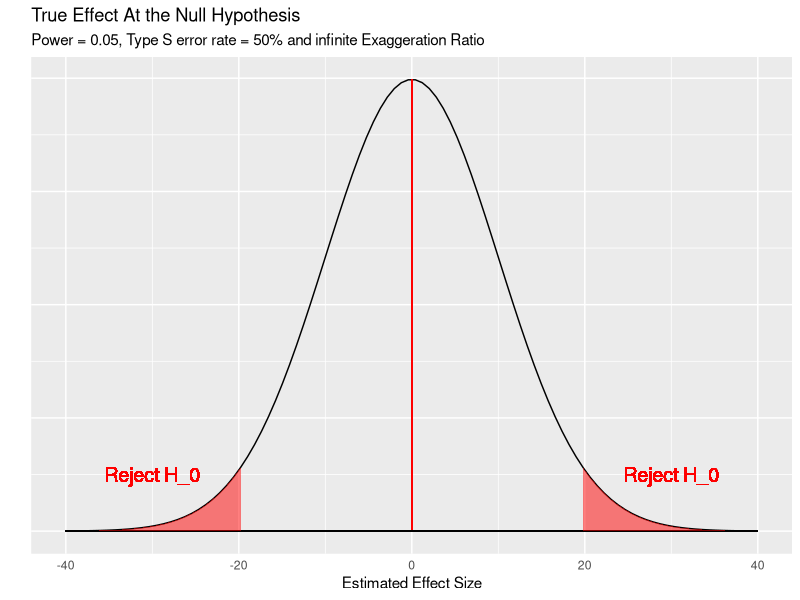
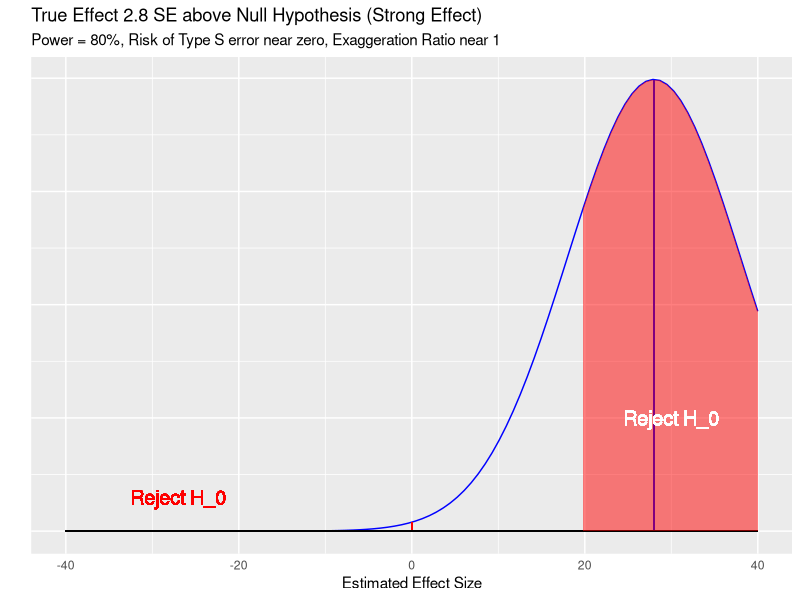
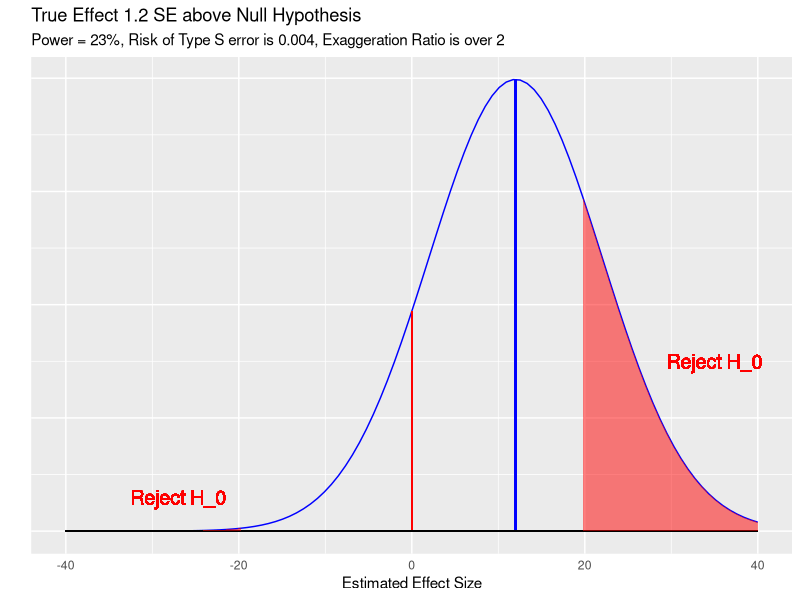
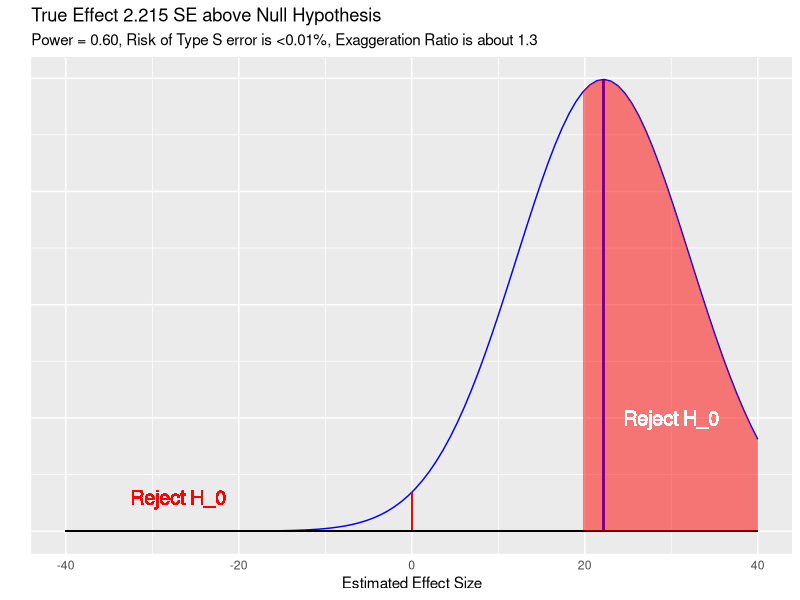
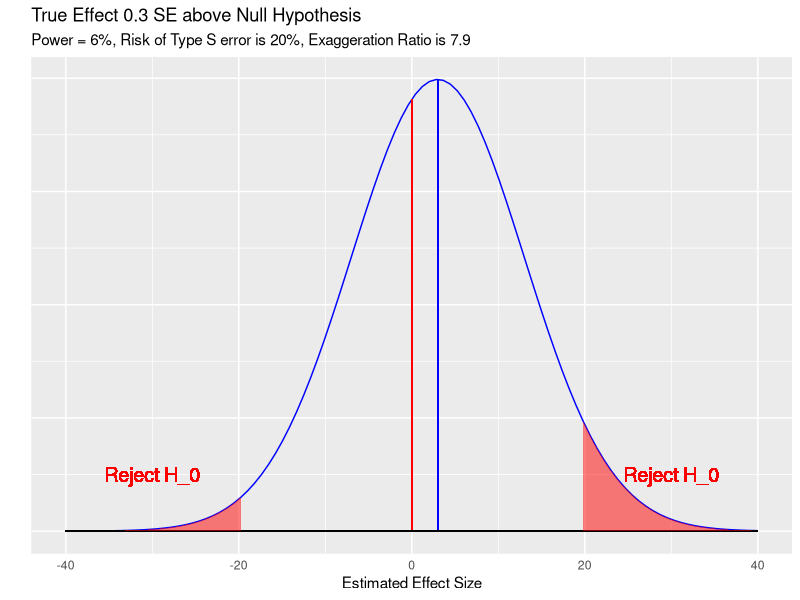

Source code (R) for these figures, in order:
## ---- chunk 1
knitr::opts_chunk$set(comment=NA, 
                      warning = FALSE,
                      message = FALSE)
options(width = 60)

library(tidyverse)
## ---- chunk 2
retrodesign <- function(A, s, alpha=.05, df=Inf, 
                        n.sims=10000){
    z <- qt(1-alpha/2, df)
    p.hi <- 1 - pt(z-A/s, df)
    p.lo <- pt(-z-A/s, df)
    power <- p.hi + p.lo
    typeS <- p.lo/power
    estimate <- A + s*rt(n.sims,df)
    significant <- abs(estimate) > s*z
    exaggeration <- mean(abs(estimate)[significant])/A
    return(list(power=power, typeS=typeS, 
                exaggeration=exaggeration))
}
## ---- chunk 3
retrodesign(A = 2.8, s = 1, alpha = .05)
## ---- chunk 4
retrodesign(.1, 3.29)
## ---- chunk 5
x <- seq(-40, 40, length = 100)
hx0 <- dnorm(x, mean = 0, sd = 10)
hx3 <- dnorm(x, mean = 3, sd = 10)
hx12 <- dnorm(x, mean = 12, sd = 10)
hx28 <- dnorm(x, mean = 28, sd = 10)
hx2215 <- dnorm(x, mean = 22.15, sd = 10)
dat <- data.frame(x, hx0, hx3, hx12, hx28, hx2215)
## ---- chunk 6
ggplot(dat, aes(x, hx0)) +
    geom_line() +
    geom_segment(aes(x = 0, xend = 0, y = 0, yend = dnorm(0, mean = 0, sd = 10)), col = "red") +
    geom_segment(aes(x = -40, xend = 40, y = 0, yend = 0)) +
    geom_ribbon(data = subset(dat, x > 19.6), aes(ymax = hx0), ymin = 0, fill = "red", col = NA, alpha = 0.5) +
    geom_ribbon(data = subset(dat, x < -19.6), aes(ymax = hx0), ymin = 0, fill = "red", col = NA, alpha = 0.5) +
    geom_text(x = 30, y = 0.005, label = "Reject H_0", col = "red", size = 5) +
    geom_text(x = -30, y = 0.005, label = "Reject H_0", col = "red", size = 5) +
    theme(axis.ticks = element_blank(), axis.text.y = element_blank()) +
    labs(x = "Estimated Effect Size", y = "", title = "True Effect At the Null Hypothesis", subtitle = "Power = 0.05, Type S error rate = 50% and infinite Exaggeration Ratio")
## ---- chunk 7
retrodesign(A = 0, s = 10)
## ---- chunk 8
ggplot(dat, aes(x, hx28)) +
    geom_line(col = "blue") +
    geom_segment(aes(x = 0, xend = 0, y = 0, yend = dnorm(0, mean = 28, sd = 10)), col = "red") +
    geom_segment(aes(x = 28, xend = 28, y = 0, yend = dnorm(28, mean = 28, sd = 10)), col = "blue") +
    geom_segment(aes(x = -40, xend = 40, y = 0, yend = 0)) +
    geom_ribbon(data = subset(dat, x > 19.6), aes(ymax = hx28), ymin = 0, fill = "red", col = NA, alpha = 0.5) +
    geom_ribbon(data = subset(dat, x < -19.6), aes(ymax = hx28), ymin = 0, fill = "red", col = NA, alpha = 0.5) +
    geom_text(x = 30, y = 0.01, label = "Reject H_0", col = "white", size = 5) +
    geom_text(x = -27, y = 0.003, label = "Reject H_0", col = "red", size = 5) +
    theme(axis.ticks = element_blank(), axis.text.y = element_blank()) +
    labs(x = "Estimated Effect Size", y = "", title = "True Effect 2.8 SE above Null Hypothesis (Strong Effect)", subtitle = "Power = 80%, Risk of Type S error near zero, Exaggeration Ratio near 1")
## ---- chunk 9
retrodesign(A = 28, s = 10)
## ---- chunk 10
ggplot(dat, aes(x, hx12)) +
    geom_line(col = "blue") +
    geom_segment(aes(x = 0, xend = 0, y = 0, yend = dnorm(0, mean = 12, sd = 10)), col = "red") +
    geom_segment(aes(x = 12, xend = 12, y = 0, yend = dnorm(12, mean = 12, sd = 10)), col = "blue") +
    geom_segment(aes(x = -40, xend = 40, y = 0, yend = 0)) +
    geom_ribbon(data = subset(dat, x > 19.6), aes(ymax = hx12), ymin = 0, fill = "red", col = NA, alpha = 0.5) +
    geom_ribbon(data = subset(dat, x < -19.6), aes(ymax = hx12), ymin = 0, fill = "red", col = NA, alpha = 0.5) +
    geom_text(x = 35, y = 0.015, label = "Reject H_0", col = "red", size = 5) +
    geom_text(x = -27, y = 0.003, label = "Reject H_0", col = "red", size = 5) +
    theme(axis.ticks = element_blank(), axis.text.y = element_blank()) +
    labs(x = "Estimated Effect Size", y = "", title = "True Effect 1.2 SE above Null Hypothesis", subtitle = "Power = 23%, Risk of Type S error is 0.004, Exaggeration Ratio is over 2")
## ---- chunk 11
retrodesign(A = 12, s = 10)
## ---- chunk 12
ggplot(dat, aes(x, hx2215)) +
    geom_line(col = "blue") +
    geom_segment(aes(x = 0, xend = 0, y = 0, yend = dnorm(0, mean = 22.15, sd = 10)), col = "red") +
    geom_segment(aes(x = 22.15, xend = 22.15, y = 0, yend = dnorm(22.15, mean = 22.15, sd = 10)), col = "blue") +
    geom_segment(aes(x = -40, xend = 40, y = 0, yend = 0)) +
    geom_ribbon(data = subset(dat, x > 19.6), aes(ymax = hx2215), ymin = 0, fill = "red", col = NA, alpha = 0.5) +
    geom_ribbon(data = subset(dat, x < -19.6), aes(ymax = hx2215), ymin = 0, fill = "red", col = NA, alpha = 0.5) +
    geom_text(x = 30, y = 0.01, label = "Reject H_0", col = "white", size = 5) +
    geom_text(x = -27, y = 0.003, label = "Reject H_0", col = "red", size = 5) +
    theme(axis.ticks = element_blank(), axis.text.y = element_blank()) +
    labs(x = "Estimated Effect Size", y = "", title = "True Effect 2.215 SE above Null Hypothesis", subtitle = "Power = 0.60, Risk of Type S error is <0.01%, Exaggeration Ratio is about 1.3")
## ---- chunk 13
ggplot(dat, aes(x, hx3)) +
    geom_line(col = "blue") +
    geom_segment(aes(x = 0, xend = 0, y = 0, yend = dnorm(0, mean = 3, sd = 10)), col = "red") +
    geom_segment(aes(x = 3, xend = 3, y = 0, yend = dnorm(3, mean = 3, sd = 10)), col = "blue") +
    geom_segment(aes(x = -40, xend = 40, y = 0, yend = 0)) +
    geom_ribbon(data = subset(dat, x > 19.6), aes(ymax = hx3), ymin = 0, fill = "red", col = NA, alpha = 0.5) +
    geom_ribbon(data = subset(dat, x < -19.6), aes(ymax = hx3), ymin = 0, fill = "red", col = NA, alpha = 0.5) +
    geom_text(x = 30, y = 0.005, label = "Reject H_0", col = "red", size = 5) +
    geom_text(x = -30, y = 0.005, label = "Reject H_0", col = "red", size = 5) +
    theme(axis.ticks = element_blank(), axis.text.y = element_blank()) +
    labs(x = "Estimated Effect Size", y = "", title = "True Effect 0.3 SE above Null Hypothesis", subtitle = "Power = 6%, Risk of Type S error is 20%, Exaggeration Ratio is 7.9")
